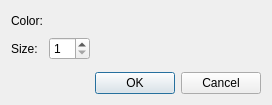
<?xml version="1.0" encoding="UTF-8"?>
<ui version="4.0">
 <class>PostParticleBasicPropertyDialog</class>
 <widget class="QDialog" name="PostParticleBasicPropertyDialog">
  <property name="geometry">
   <rect>
    <x>0</x>
    <y>0</y>
    <width>272</width>
    <height>105</height>
   </rect>
  </property>
  <property name="windowTitle">
   <string>Particles Setting</string>
  </property>
  <layout class="QVBoxLayout" name="verticalLayout">
   <item>
    <layout class="QGridLayout" name="gridLayout">
     <item row="0" column="0">
      <widget class="QLabel" name="colorLabel">
       <property name="text">
        <string>Color:</string>
       </property>
      </widget>
     </item>
     <item row="0" column="1">
      <layout class="QHBoxLayout" name="horizontalLayout">
       <item>
        <widget class="ColorEditWidget" name="colorWidget">
         <property name="text">
          <string/>
         </property>
        </widget>
       </item>
       <item>
        <spacer name="horizontalSpacer">
         <property name="orientation">
          <enum>Qt::Horizontal</enum>
         </property>
         <property name="sizeHint" stdset="0">
          <size>
           <width>40</width>
           <height>20</height>
          </size>
         </property>
        </spacer>
       </item>
      </layout>
     </item>
     <item row="1" column="0">
      <widget class="QLabel" name="sizeLabel">
       <property name="text">
        <string>Size:</string>
       </property>
      </widget>
     </item>
     <item row="1" column="1">
      <layout class="QHBoxLayout" name="horizontalLayout_2">
       <item>
        <widget class="QSpinBox" name="sizeSpinBox">
         <property name="minimum">
          <number>1</number>
         </property>
         <property name="maximum">
          <number>20</number>
         </property>
        </widget>
       </item>
       <item>
        <spacer name="horizontalSpacer_2">
         <property name="orientation">
          <enum>Qt::Horizontal</enum>
         </property>
         <property name="sizeHint" stdset="0">
          <size>
           <width>40</width>
           <height>20</height>
          </size>
         </property>
        </spacer>
       </item>
      </layout>
     </item>
    </layout>
   </item>
   <item>
    <spacer name="verticalSpacer">
     <property name="orientation">
      <enum>Qt::Vertical</enum>
     </property>
     <property name="sizeHint" stdset="0">
      <size>
       <width>20</width>
       <height>0</height>
      </size>
     </property>
    </spacer>
   </item>
   <item>
    <widget class="QDialogButtonBox" name="buttonBox">
     <property name="orientation">
      <enum>Qt::Horizontal</enum>
     </property>
     <property name="standardButtons">
      <set>QDialogButtonBox::Cancel|QDialogButtonBox::Ok</set>
     </property>
    </widget>
   </item>
  </layout>
 </widget>
 <customwidgets>
  <customwidget>
   <class>ColorEditWidget</class>
   <extends>QLabel</extends>
   <header>guibase/coloreditwidget.h</header>
  </customwidget>
 </customwidgets>
 <resources/>
 <connections>
  <connection>
   <sender>buttonBox</sender>
   <signal>accepted()</signal>
   <receiver>PostParticleBasicPropertyDialog</receiver>
   <slot>accept()</slot>
   <hints>
    <hint type="sourcelabel">
     <x>248</x>
     <y>254</y>
    </hint>
    <hint type="destinationlabel">
     <x>157</x>
     <y>274</y>
    </hint>
   </hints>
  </connection>
  <connection>
   <sender>buttonBox</sender>
   <signal>rejected()</signal>
   <receiver>PostParticleBasicPropertyDialog</receiver>
   <slot>reject()</slot>
   <hints>
    <hint type="sourcelabel">
     <x>316</x>
     <y>260</y>
    </hint>
    <hint type="destinationlabel">
     <x>286</x>
     <y>274</y>
    </hint>
   </hints>
  </connection>
 </connections>
</ui>
